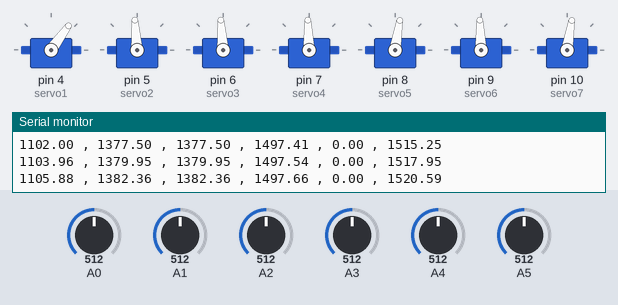
This sketch was run on a simulated Arduino Uno, built with avr-gcc and run on an emulated ATmega328P. Parts: 7 × servo, the last lines printed to the serial monitor. The test bench sets the inputs (shaded band); at power-on: A0 = 512, A3 = 512, A1 = 512, A4 = 512, A5 = 512, A2 = 512.

Above: at 1.2 s.
1.3 s: A0 set to 644
4.3 s: A0 set to 663
At 5.8 s:
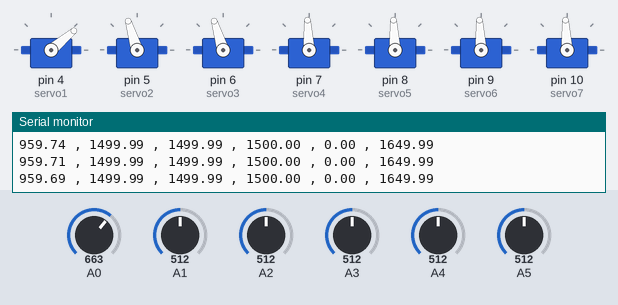
6.8 s: A3 set to 30
At 8.7 s:
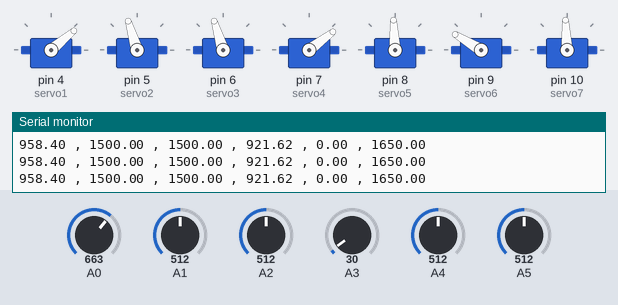
9.8 s: A1 set to 716
At 12.1 s:
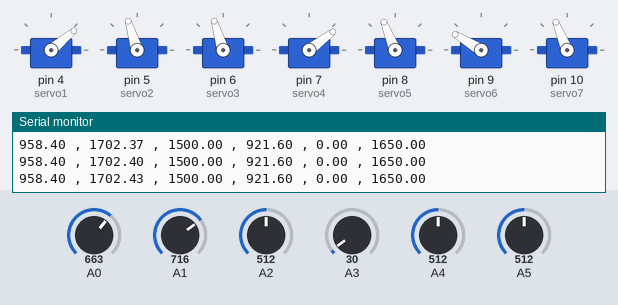
12.8 s: A4 set to 716
At 15.6 s:
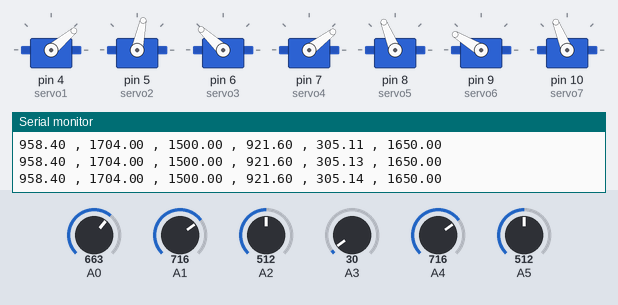
15.8 s: A5 set to 716
At 18.9 s:
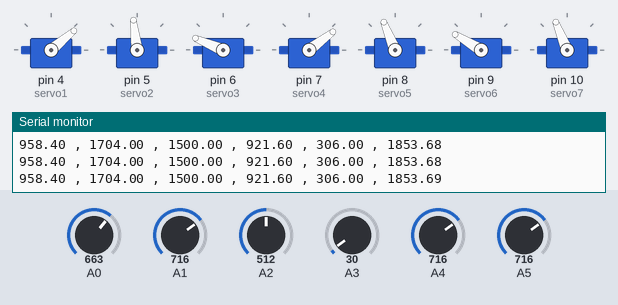
Timing chart, 0 to 19.8 s (numbered marks = the images above; inputs shaded):
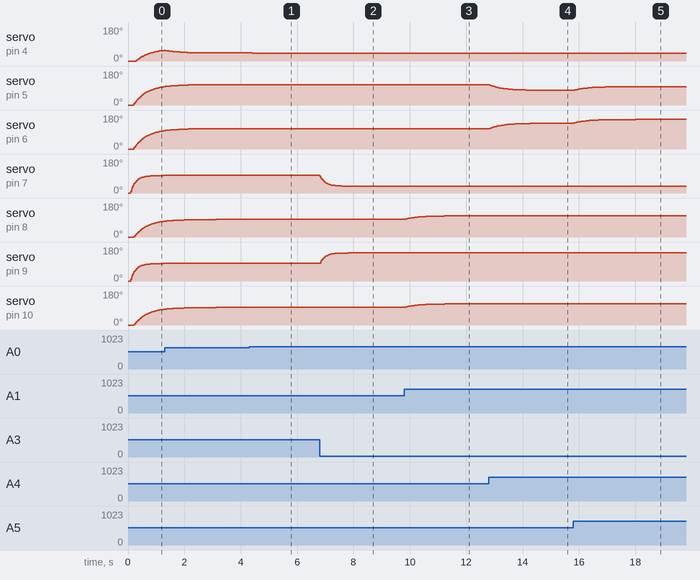

The sketch:

puppet.ino
```cpp
#include <Servo.h>

int pot1;
int pot2;
int pot3;
int pot4;
int pot5;
int pot6;

float pot1Scaled;
float pot2Scaled;
float pot3Scaled;
float pot4Scaled;
float pot4aScaled;
float pot5Scaled;
float pot6Scaled;

float pot1Smoothed;
float pot2Smoothed;
float pot3Smoothed;
float pot4Smoothed;
float pot4aSmoothed;
float pot5Smoothed;
float pot6Smoothed;

float pot1SmoothedPrev;
float pot2SmoothedPrev;
float pot3SmoothedPrev;
float pot4SmoothedPrev;
float pot4aSmoothedPrev;
float pot5SmoothedPrev;
float pot6SmoothedPrev;

Servo servo1;
Servo servo2;
Servo servo3;

Servo servo4;
Servo servo5;
Servo servo6;
Servo servo7;

void setup() {

  pinMode(A0, INPUT);
  pinMode(A1, INPUT);
  pinMode(A2, INPUT);
  pinMode(A3, INPUT);
  pinMode(A4, INPUT);
  pinMode(A5, INPUT);

  Serial.begin(115200);

  servo1.attach(4);
  servo2.attach(5);
  servo3.attach(6);

  servo4.attach(7);
  servo5.attach(8);
  servo6.attach(9);
  servo7.attach(10);

  servo1.writeMicroseconds(1200);
  servo2.writeMicroseconds(1650);
  servo3.writeMicroseconds(1650);

  servo4.writeMicroseconds(1500);
  servo5.writeMicroseconds(1550);
  servo6.writeMicroseconds(1500);
  servo7.writeMicroseconds(1450);

}

void loop() {

  pot1 = analogRead(A0);
  pot2 = analogRead(A1);
  pot3 = analogRead(A2);
  pot4 = analogRead(A3);
  pot5 = analogRead(A4);
  pot6 = analogRead(A5);

  // scale all pots for the servo microseconds range

  pot1Scaled = ((pot1 - 512) * -1.6) + 1200;
  pot2Scaled = (pot2 - 512) + 1500;
  pot3Scaled = (pot3 - 512) + 1500;
  pot4Scaled = ((pot4 - 512) * 1.2) + 1500;
  pot4aScaled = ((pot4 - 512) * -1.2) + 1500;
  pot5Scaled = (pot5 - 512) * 1.5;
  pot6Scaled = (pot6 - 512) + 1650;

  pot4Scaled = constrain(pot4Scaled,900,1500);
  pot4aScaled = constrain(pot4aScaled,1500,2100);

  // smooth pots

  pot1Smoothed = (pot1Scaled * 0.02) + (pot1SmoothedPrev * 0.98);
  pot2Smoothed = (pot2Scaled * 0.02) + (pot2SmoothedPrev * 0.98);
  pot3Smoothed = (pot3Scaled * 0.02) + (pot3SmoothedPrev * 0.98);
  pot4Smoothed = (pot4Scaled * 0.05) + (pot4SmoothedPrev * 0.95);
  pot4aSmoothed = (pot4aScaled * 0.05) + (pot4aSmoothedPrev * 0.95);
  pot5Smoothed = (pot5Scaled * 0.02) + (pot5SmoothedPrev * 0.98);
  pot6Smoothed = (pot6Scaled * 0.02) + (pot6SmoothedPrev * 0.98);

  // bookmark previous values

  pot1SmoothedPrev = pot1Smoothed;
  pot2SmoothedPrev = pot2Smoothed;
  pot3SmoothedPrev = pot3Smoothed;
  pot4SmoothedPrev = pot4Smoothed;
  pot4aSmoothedPrev = pot4aSmoothed;
  pot5SmoothedPrev = pot5Smoothed;
  pot6SmoothedPrev = pot6Smoothed;

  Serial.print(pot1Smoothed);
  Serial.print(" , ");
  Serial.print(pot2Smoothed);
  Serial.print(" , ");
  Serial.print(pot3Smoothed);
  Serial.print(" , ");
  Serial.print(pot4Smoothed);
  Serial.print(" , ");
  Serial.print(pot5Smoothed);
  Serial.print(" , ");
  Serial.println(pot6Smoothed);

  // write servos

  servo1.writeMicroseconds(pot1Smoothed);
  servo2.writeMicroseconds(pot6Smoothed - pot5Smoothed);
  servo3.writeMicroseconds(pot6Smoothed + pot5Smoothed);

  servo5.writeMicroseconds(pot2Smoothed);
  servo7.writeMicroseconds(pot2Smoothed);

  servo4.writeMicroseconds(pot4Smoothed);
  servo6.writeMicroseconds(pot4aSmoothed);


  delay(5);                      // run loop 200 times/second

}
```

Measured:
- the behaviour switches between 662 and 663 on A0 (found by bisection; images 0 and 1)
- after the input at 4.3 s, servo on pin 4 (servo1): 43° → 42° after 0.10 s, → 41° 0.29 s later, → 40° 0.63 s later
- after the input at 6.8 s, servo on pin 7 (servo4): moves from 93° to 37° over 0.76 s, starting at once; servo on pin 9 (servo6): moves from 93° to 149° over 1.0 s, starting at once
- after the input at 9.8 s, servo on pin 8 (servo5), servo on pin 10 (servo7): moves from 93° to 112° over 1.4 s, starting at once
- after the input at 12.8 s, servo on pin 5 (servo2): moves from 107° to 78° over 1.6 s, starting at once; servo on pin 6 (servo3): moves from 107° to 137° over 2.1 s, starting at once
- after the input at 15.8 s, servo on pin 6 (servo3): moves from 137° to 157° over 2.2 s, starting at once
